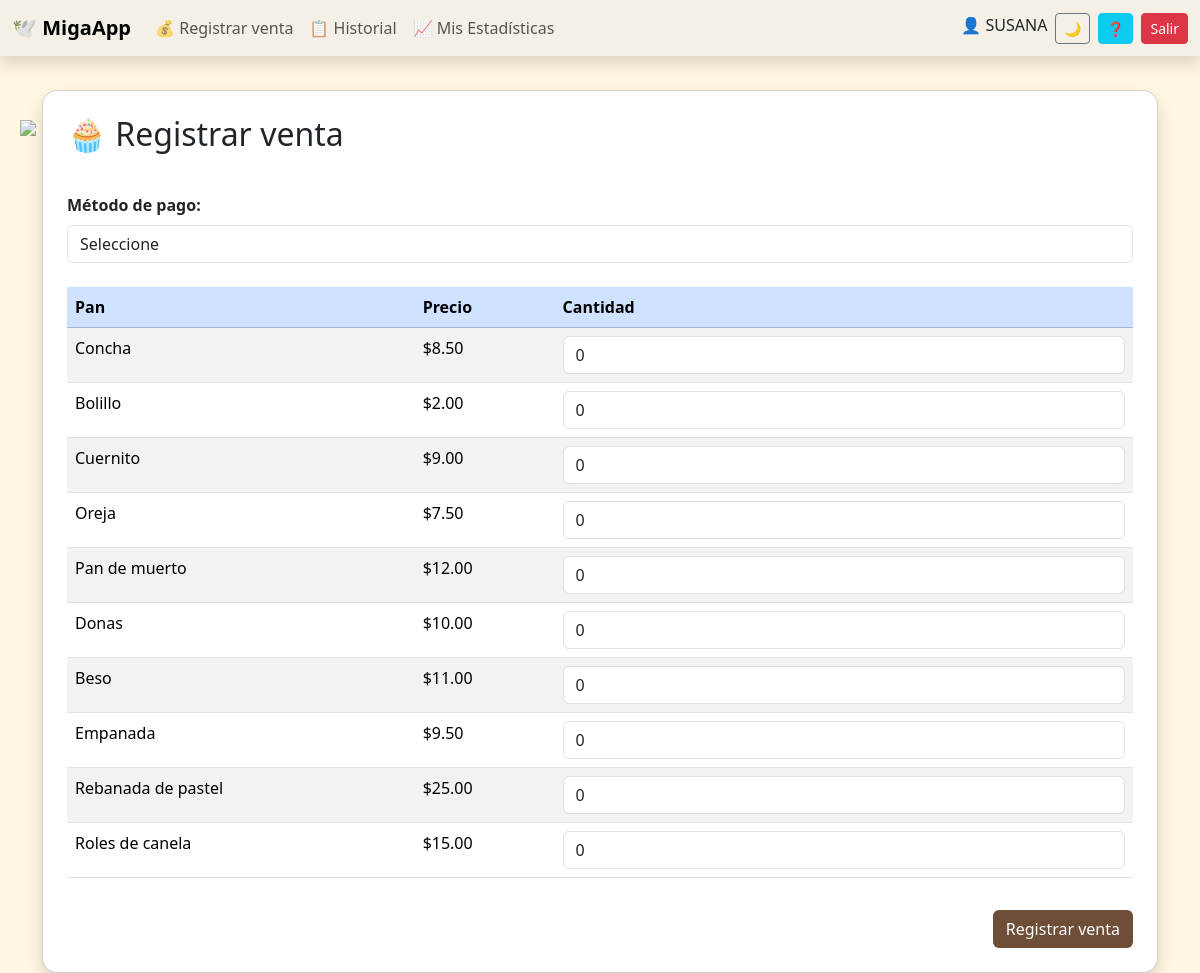
The app's page /solousuario.php (signed in) with its own data.
### tables this page shows
CREATE TABLE `panes` (
  `id_pan` int NOT NULL AUTO_INCREMENT,
  `nombre` varchar(50) NOT NULL,
  `descripcion` text,
  `precio` decimal(10,2) NOT NULL,
  PRIMARY KEY (`id_pan`)
);

### MySQLAux.php (called while the page is built, shortened)
<?php
class MySQLAux {
    public $conn;
    public function __construct($server, $db, $usr, $pass) {
        $this->server = $server;
        $this->db = $db;
        $this->usr = $usr;
        $this->pass = $pass;
        $connectionString = "mysql:host={$this->server};dbname={$this->db};charset=utf8mb4";
        try {
            $this->conn = new PDO($connectionString, $this->usr, $this->pass);
            $this->conn->setAttribute(PDO::ATTR_ERRMODE, PDO::ERRMODE_EXCEPTION);
        } catch (PDOException $e) {
            die("❌ Error de conexión: " . $e->getMessage());
        }
    }
    public function obtenTodasLasFilas($tabla) {
        $query = "SELECT * FROM $tabla";
        $comando = $this->conn->prepare($query);
        $comando->execute();
        $res = [];
        while ($fila = $comando->fetch(PDO::FETCH_ASSOC)) {
            $res[] = $fila;
        }
        return $res;
    }
}

### solousuario.php (the view, shortened to what this page needs)
<?php
require_once "MySQLAux.php";
$mysql = new MySQLAux("localhost", "pruebas", "root", "root");
$panes = $mysql->obtenTodasLasFilas("panes");
?>
<!DOCTYPE html>
<html lang="es">
<head>
<link href="https://cdn.jsdelivr.net/npm/bootstrap@5.3.6/dist/css/bootstrap.min.css" rel="stylesheet">
<link href="https://cdn.datatables.net/2.3.0/css/dataTables.bootstrap5.min.css" rel="stylesheet">
</head>
<body class="<?= $_SESSION['tema']; ?>">
<nav class="navbar navbar-expand-lg navbar-custom fixed-top shadow">
<div class="container-fluid">
<a class="navbar-brand fw-bold">🕊️ MigaApp</a>
<ul class="navbar-nav me-auto">
<li class="nav-item"><a class="nav-link" href="solousuario.php">💰 Registrar venta</a></li>
<li class="nav-item"><a class="nav-link" href="historial_ventas.php">📋 Historial</a></li>
<li class="nav-item"><a class="nav-link" href="estadisticase.php">📈 Mis Estadísticas</a></li>
</ul>
<div class="d-flex gap-2">
<span>👤 <?= $_SESSION['usuario']; ?></span>
<button class="btn btn-outline-secondary btn-sm" onclick="cambiarTema()">🌙</button>
<button class="btn btn-info btn-sm" data-bs-toggle="modal" data-bs-target="#ayudaModal">❓</button>
<a href="logout.php" class="btn btn-danger btn-sm">Salir</a>
</div>
</div>
</nav>
<div class="container">
<div class="card shadow p-4">
<h2 class="mb-4">🧁 Registrar venta</h2>
<form method="post" action="procesar_venta.php">
<div class="table-responsive">
<table id="tabla" class="table table-striped table-hover">
<thead class="table-primary">
<div class="mt-3">
<label class="form-label"><b>Método de pago:</b></label>
<select name="metodo_pago" class="form-control" required>
<option value="">Seleccione</option>
</select>
</div>
<br>
<tr>
<th>Pan</th>
<th>Precio</th>
<th>Cantidad</th>
</tr>
</thead>
<tbody>
<?php foreach($panes as $pan): ?>
<tr>
<td><?= htmlspecialchars($pan["nombre"]) ?></td>
<td>$<?= number_format($pan["precio"],2) ?></td>
<td>
<input type="number" class="form-control"
name="cantidades[<?= $pan["id_pan"] ?>]" min="0" value="0">
</td>
</tr>
<?php endforeach; ?>
</tbody>
</table>
</div>
<div class="text-end mt-3">
<button class="btn btn-pan">Registrar venta</button>
</div>
</form>
</div>
</div>
</body>
</html>

### solousuario.php (style rules this page uses)
body { padding-top: 90px; background:#fff8e1; }
.navbar-custom { background:#f5f0e6; }
.card { border-radius:15px; }
.btn-pan { background:#6f4e37; color:white; }

### records on screen
panes: nombre "Concha", precio "8.50"
panes: nombre "Bolillo", precio "2.00"
panes: nombre "Cuernito", precio "9.00"
panes: nombre "Oreja", precio "7.50"
panes: nombre "Pan de muerto", precio "12.00"
panes: nombre "Donas", precio "10.00"
panes: nombre "Beso", precio "11.00"
panes: nombre "Empanada", precio "9.50"
panes: nombre "Rebanada de pastel", precio "25.00"
panes: nombre "Roles de canela", precio "15.00"

### other values on screen
$_SESSION['usuario'] "SUSANA"
